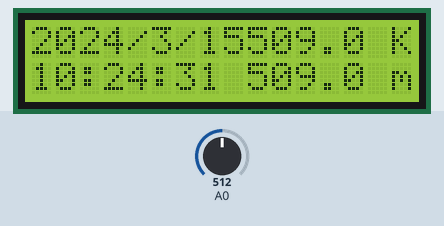
A sketch run on a simulated Arduino Uno, built with avr-gcc and run on an emulated ATmega328P. Parts: 16×2 character LCD. The test bench sets the inputs (shaded band); at power-on: A0 = 512. The local clock reads 2024-03-15 10:24:30 at power-on unless the sketch sets it.

Above: at 1.2 s.
1.3 s: A0 set to 184
At 2.8 s:
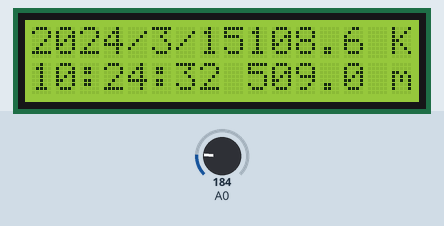
3.6 s: A0 set to 168
At 4.7 s:
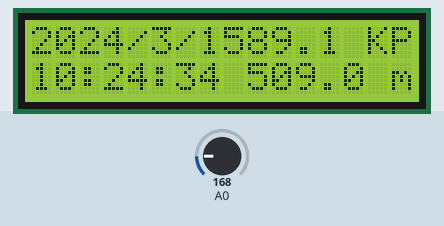
7.8 s: A0 set to 122
At 9.2 s:
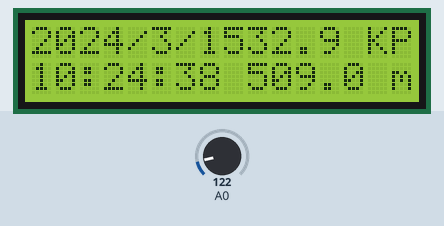
Timing chart, 0 to 10.8 s (numbered marks = the images above; inputs shaded):
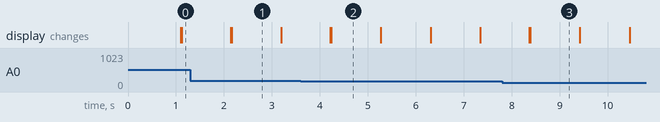

The sketch:

RTC_Pressure_LCD.ino
```cpp
// Date and time functions using a DS1307 RTC connected via I2C and Wire lib
#include <Wire.h>
#include <LCD_I2C.h>
#include "RTClib.h"
RTC_DS1307 rtc;
LCD_I2C lcd(0x27,16,2);
const float  OffSet = 0.464 ;
float V, P, temp;

void setup () {
 if (! rtc.begin()) {
   lcd.print("No RTC !");
 }
 /*if (! rtc.isrunning()) {
   lcd.print("Error !");
   rtc.adjust(DateTime(2022,6,16,9,41,10));
 }*/
 lcd.begin();
 lcd.backlight();
}

void pressure(){
  V = analogRead(0) * 5.00 / 1024;     //Sensor output voltage
  P = (V - OffSet) * 250;             //Calculate water pressure
  if (P > temp) {
     temp = P;
  }
  lcd.setCursor(9,0);
  lcd.print(P,1);
  lcd.print(" KPa");
  lcd.setCursor(9,1);
  lcd.print(temp, 1);
  lcd.print(" max");
}

void alarm(){
  DateTime now = rtc.now();
  lcd.setCursor(0,0);
  lcd.print(now.year(), DEC);
  lcd.print('/');
  lcd.print(now.month(), DEC);
  lcd.print('/');
  lcd.print(now.day(), DEC);
  lcd.setCursor(0,1);
  lcd.print(now.hour(), DEC);
  lcd.print(':');
  lcd.print(now.minute(), DEC);
  lcd.print(':');
  lcd.print(now.second(), DEC);
  delay(1000);
  if (now.second() == 59) {
    lcd.clear();
  }
}

void loop () {
  alarm();
  pressure();

}
```

Measured:
- the behaviour switches between 177 and 176 on A0 (found by bisection; images 1 and 2)
- after the input at 3.6 s, the display: first changes after 0.62 s (image 2 shows a later state)
- what the display in image 1 shows lasts 1.0 s, from 2.2 s to 3.2 s
